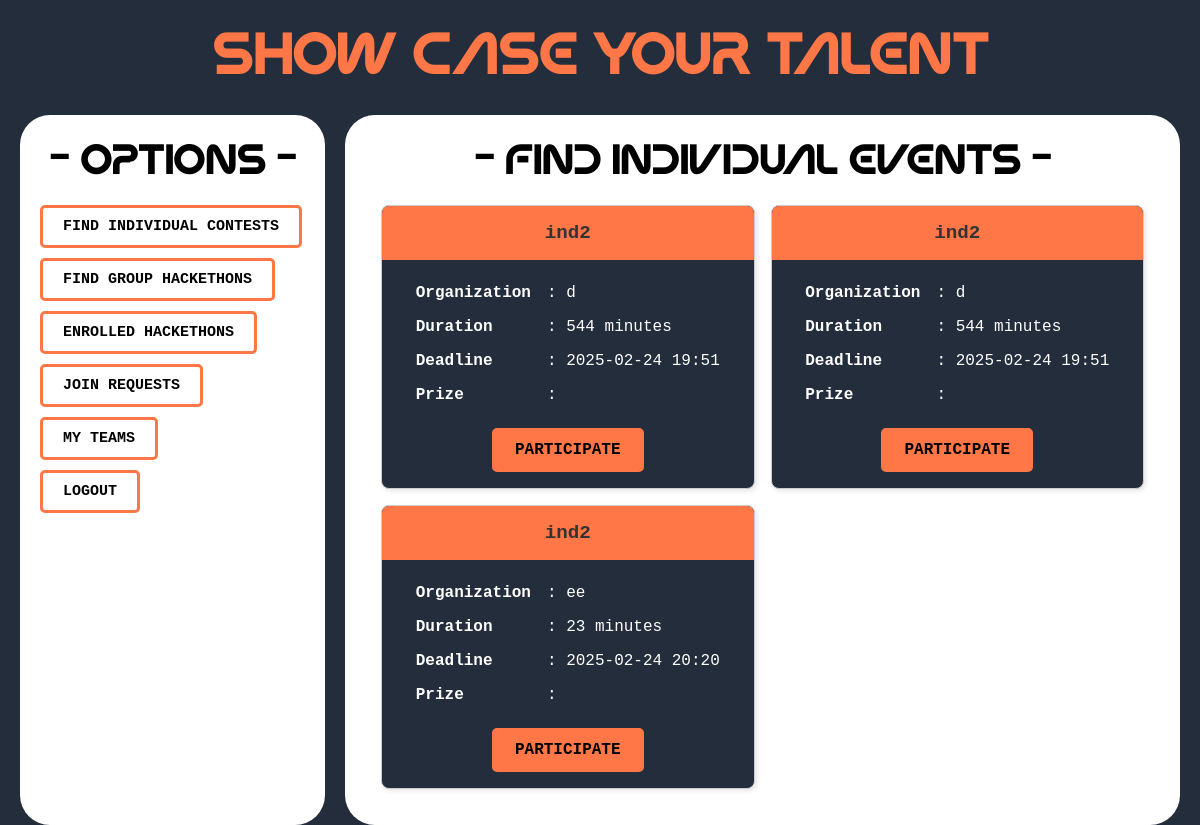
/competitor/find_individual_events/, run on an earlier commit of the app's database.
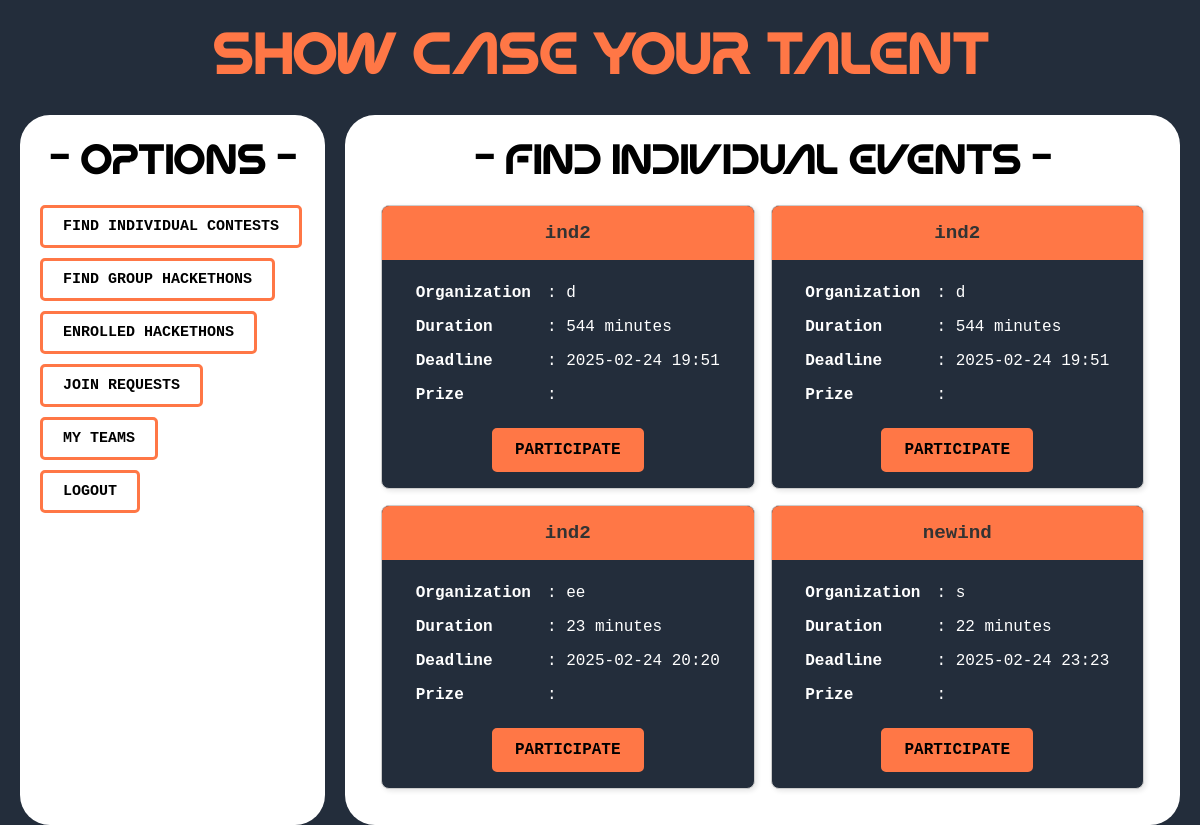
And on a later commit of the database.
### host/models.py (models this page shows, shortened)
class IndividualEvent(models.Model):
    hackathon_name = models.CharField(max_length=200)
    organization = models.CharField(max_length=200)
    start_datetime = models.DateTimeField(auto_now_add=True)
    last_submission_datetime = models.DateTimeField()
    time_duration = models.IntegerField(help_text="Duration in minutes")
    price = models.DecimalField(max_digits=10, decimal_places=2,null=True, blank=True)
    problems = models.ManyToManyField('Problem', related_name="individual_events")
    created_by = models.ForeignKey(settings.AUTH_USER_MODEL, on_delete=models.CASCADE, related_name="individual_events")

### competitor/views.py (the view)
# urls.py: path('find_individual_events/',views.find_individual_events,name='find_individual_events'),
def find_individual_events(request):
    individual_events = IndividualEvent.objects.all()
    return render(request,'competitor/find_individual_events.html',{"individual_events":individual_events})

### templates/competitor/find_individual_events.html (shortened to what this page needs)
{% extends "competitor/competitor_dashboard.html" %}
{% block right_div %}
<h1 style="text-align: center; color: black;">- Find Individual Events -</h1>
{% if individual_events %}
    <div class="cards-container" style="display: grid; grid-template-columns: repeat(2, 1fr); gap: 16px;">
        {% for event in individual_events %}
            <div class="card">
                <div class="hackathon_name">
                    {{ event.hackathon_name }}
                </div>
                <div style="padding: 16px; text-align: center;">
                    <table style="margin: 0 auto; text-align: left; border-collapse: collapse; color: white;">
                        <tr>
                            <td style="padding: 8px;"><strong>Organization</strong></td>
                            <td style="padding: 8px;">: {{ event.organization }}</td>
                        </tr>
                        <tr>
                            <td style="padding: 8px;"><strong>Duration</strong></td>
                            <td style="padding: 8px;">: {{ event.time_duration }} minutes</td>
                        </tr>
                        <tr>
                            <td style="padding: 8px;"><strong>Deadline</strong></td>
                            <td style="padding: 8px;">: {{ event.last_submission_datetime|date:"Y-m-d H:i" }}</td>
                        </tr>
                        <tr>
                            <td style="padding: 8px;"><strong>Prize</strong></td>
                            <td style="padding: 8px;">: {{ event.prize }}</td>
                        </tr>
                    </table>
                    <div style="text-align: center; margin-top: 16px;">
                        <a href="{% url "competitor:ind_event_dashboard" event.id  %}" class="btn-like">
                            PARTICIPATE
                        </a>
                    </div>
                </div>
            </div>
        {% endfor %}
    </div>
{% else %}
    <p>No individual events found.</p>
{% endif %}
{% endblock right_div %}

### templates/competitor/competitor_dashboard.html (shortened to what this page needs)
{% load static %}
<!DOCTYPE html>
<html lang="en">
<head>
</head>
<body>
    <h1 class="heading">Show case your talent</h1>
    <div class="lower-section">
        <div class="menu">
            <h1 style="color:black;text-align: center;">- options -</h1>
            <ul>
                <li><a href="{% url "competitor:find_individual_events" %}" class="btn-link">FIND INDIVIDUAL CONTESTS</a></li>
                <li><a href="{% url 'competitor:find_group_events' %}" class="btn-link">FIND GROUP HACKETHONS</a></li>
                <li><a href="{% url 'competitor:enrolled_hackathons' %}" class="btn-link">ENROLLED HACKETHONS</a></li>
                <li><a href="{% url 'competitor:view_join_requests' %}" class="btn-link">JOIN REQUESTS</a></li>
                <li><a href="{% url "competitor:my_teams" %}" class="btn-link">MY TEAMS</a></li>
                <li><a href="{% url "competitor:logout" %}" class="btn-link">LOGOUT</a></li>
            </ul>
        </div>
        <div class="content">
        {% block right_div %}{% endblock right_div %}
        </div>
    </div>
</body>
</html>

What changed in the data, as far as the page shows it:
added IndividualEvent: hackathon_name "newind", organization "s", time_duration "22", last_submission_datetime "2025-02-24 23:23"
